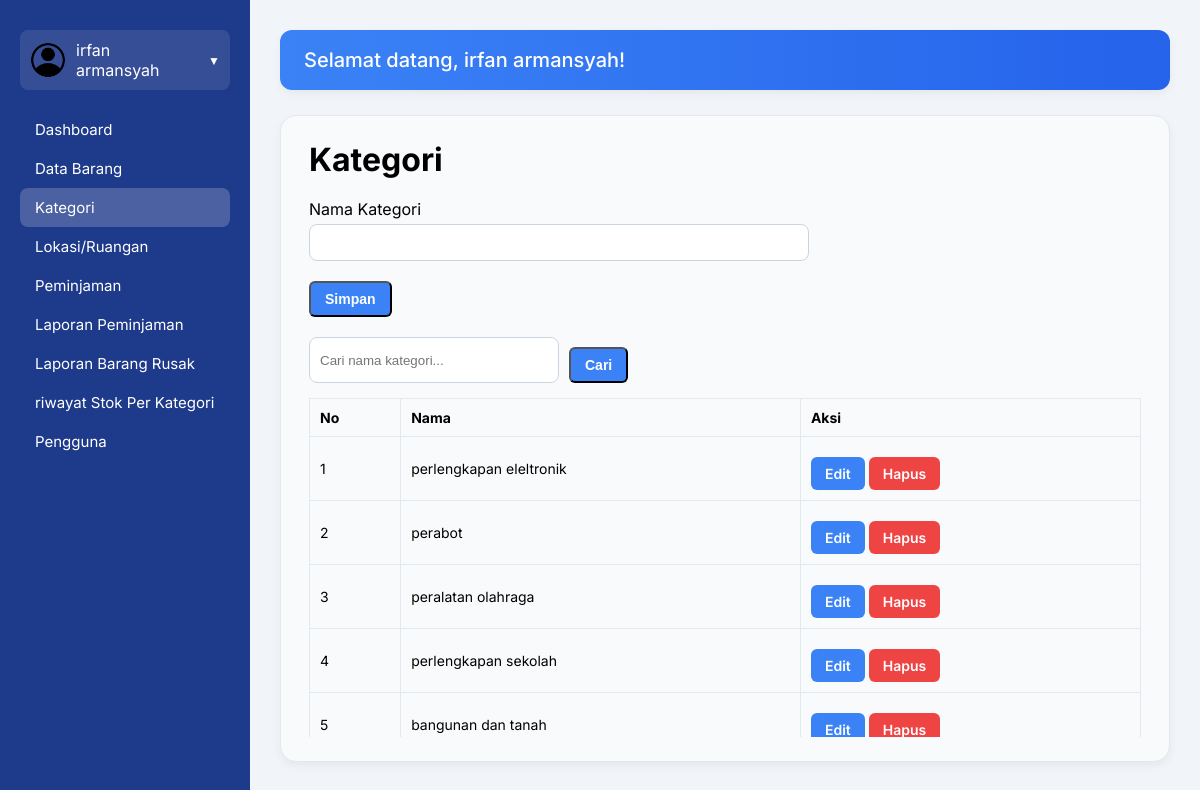
The page /index.php?page=kategori (signed in) on the database its author committed.
### tables this page shows
CREATE TABLE `kategori` (
  `id_kategori` int(11) NOT NULL,
  `nama_kategori` varchar(100) DEFAULT NULL
);

### kategori.php (the view, shortened to what this page needs)
<?php
$edit = isset($_GET['edit']);
$cari = $_GET['cari'] ?? '';
$where = '';
$row = ['nama_kategori' => ''];
?>
<h1 class="header-title">Kategori</h1><br>
<div class="content" style="margin-bottom: 20px; max-width: 500px;">
  <form method="post">
    <p><label>Nama Kategori</label><br>
      <input type="text" name="nama" required value="<?= $row['nama_kategori'] ?>"
        style="width:100%; padding:10px; margin-top:5px; border:1px solid #cbd5e1; border-radius:8px;">
    </p>
    <p style="margin-top: 10px;">
      <button type="submit" class="btn"><?= $edit ? 'Update' : 'Simpan' ?></button>
    </p>
  </form>
</div>
<div class="table-container">
  <form method="get" style="margin-bottom: 15px; display: flex; gap: 10px;">
    <input type="text" name="cari" value="<?= htmlspecialchars($cari) ?>" placeholder="Cari nama kategori..."
      class="input" style="padding: 10px; border: 1px solid #cbd5e1; border-radius: 8px; width: 250px;">
    <button type="submit" class="btn" style="background: #3b82f6;">Cari</button>
  </form>
  <table>
    <thead>
      <tr>
        <th>No</th>
        <th>Nama</th>
        <th>Aksi</th>
      </tr>
    </thead>
    <tbody>
      <?php
      $kategori = mysqli_query($conn, "SELECT * FROM kategori $where ORDER BY id_kategori ASC");
      $no = 1;
      while ($k = mysqli_fetch_assoc($kategori)) : ?>
        <tr>
          <td><?= $no++ ?></td>
          <td><?= $k['nama_kategori'] ?></td>
          <td>
            <a href="index.php?page=kategori&edit=<?= $k['id_kategori'] ?>" class="btn edit">Edit</a>
            <a href="index.php?page=kategori&hapus=<?= $k['id_kategori'] ?>" class="btn hapus"
              onclick="return confirm('Yakin hapus kategori ini?')">Hapus</a>
          </td>
        </tr>
      <?php endwhile; ?>
    </tbody>
  </table>
</div>

### index.php (style rules this page uses)
* { box-sizing: border-box; margin: 0; padding: 0; }
body { font-family: 'Inter', sans-serif; display: flex; height: 100vh; background-color: #f1f5f9; overflow: hidden; }
table { width: 100%; border-collapse: collapse; margin-top: 10px; }
table th, table td { padding: 10px; border: 1px solid #e2e8f0; font-size: 14px; }
table th { background-color: #f8fafc; text-align: left; }
.btn { display: inline-block; background: #3b82f6; color: white; padding: 8px 14px; border-radius: 6px; text-decoration: none; font-size: 14px; font-weight: 600; margin-top: 10px; }

### kategori.php (style rules this page uses)
.btn.edit { background: #3b82f6; }
.btn.hapus { background: #ef4444; }
.table-container { overflow-x: auto; overflow-y: auto; max-height: 400px; max-width: 100%; }

### rows shown on the page
kategori: nama_kategori "perlengkapan eleltronik"
kategori: nama_kategori "perabot"
kategori: nama_kategori "peralatan olahraga"
kategori: nama_kategori "perlengkapan sekolah"
kategori: nama_kategori "bangunan dan tanah"

### other values the page prints
$_SESSION['nama_lengkap'] "irfan armansyah"
